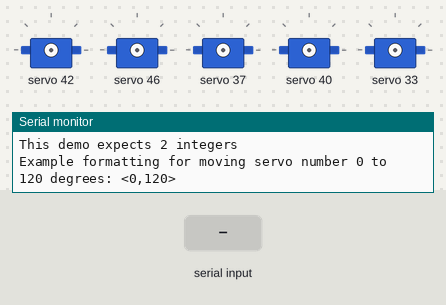
A sketch run on a simulated Arduino Uno, built with avr-gcc and run on an emulated ATmega328P. Shown: 5 × servo, the last lines printed to the serial monitor. The inputs (shaded band) are chosen by the test bench.

Above: at 1.2 s.
1.3 s: "<90,45,200>" received over Serial
2.8 s: "<30,150,10>" received over Serial
4.3 s: "<5>" received over Serial
5.8 s: "<90>" received over Serial
At 6.8 s:
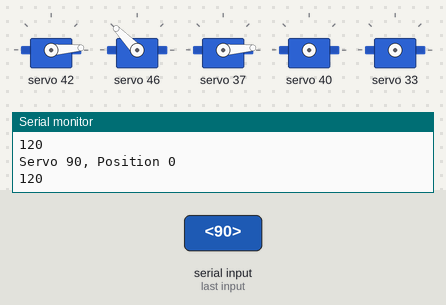
7.3 s: "<200>" received over Serial
8.8 s: "<1,90>" received over Serial
Timing chart, 0 to 11.3 s (numbered marks = the images above; inputs shaded):
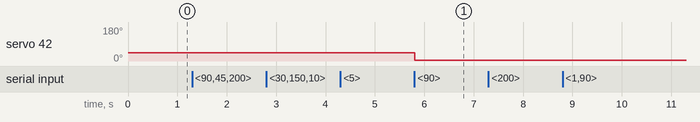

The sketch:

servo_commands.ino
```cpp
/* Example of reading servo number and angle from Serial
   Format for moving servo number 0 to 120 degrees: <0,120>

   The code does not handle situations where the formatting is wrong.
   For example, if no integers provided, it will convert the empty string to int anyway,
   and will default to servo 0 / angle 0.

   Input parsing based on the example here: https://forum.arduino.cc/index.php?topic=396450.0

   Voltage supplied for servos used with this sketch: 6V
*/

#include <Adafruit_PWMServoDriver.h>

#define FREQUENCY 50

// Set the 'minimum' and 'maximum' pulse length count (out of 4096)
#define MG996R_SERVOMIN  140
#define MG996R_SERVOMAX  450
#define JX6221MG_SERVOMIN  120
#define JX6221MG_SERVOMAX  450

// variables for parsing data
const byte numChars = 32;
char receivedChars[numChars];
char tempChars[numChars]; // temporary array for use when parsing
int integerServo = 0;
int integerDegrees = 0;
boolean newData = false;

Adafruit_PWMServoDriver pwm = Adafruit_PWMServoDriver(0x42);

// hand_thumb
int servo_hand_thumb = 0;
int degree_hand_thumb_rest = 180;
int pulse_hand_thumb_min = JX6221MG_SERVOMIN;
int pulse_hand_thumb_max = JX6221MG_SERVOMAX;

// hand_index
int servo_hand_index = 1;
int degree_hand_index_rest = 180;
int pulse_hand_index_min = JX6221MG_SERVOMIN;
int pulse_hand_index_max = JX6221MG_SERVOMAX;

// hand_middle
int servo_hand_middle = 2;
int degree_hand_middle_rest = 160;
int pulse_hand_middle_min = MG996R_SERVOMIN;
int pulse_hand_middle_max = MG996R_SERVOMAX;

// hand_ring
int servo_hand_ring = 3;
int degree_hand_ring_rest = 0;
int pulse_hand_ring_min = MG996R_SERVOMIN;
int pulse_hand_ring_max = MG996R_SERVOMAX;

// hand_pinky
int servo_hand_pinky = 4;
int degree_hand_pinky_rest = 0;
int pulse_hand_pinky_min = MG996R_SERVOMIN;
int pulse_hand_pinky_max = MG996R_SERVOMAX;

// wrist_abduction/adduction
int servo_wrist_abd = 5;
int degree_wrist_abd_rest = 90;
int pulse_wrist_abd_min = JX6221MG_SERVOMIN;
int pulse_wrist_abd_max = JX6221MG_SERVOMAX;

// wrist_flexion/extension
int servo_wrist_flex = 6;
int degree_wrist_flex_rest = 60;
int pulse_wrist_flex_min = JX6221MG_SERVOMIN;
int pulse_wrist_flex_max = JX6221MG_SERVOMAX;


void setup() {
  Serial.begin(9600);
  Serial.println("This demo expects 2 integers");
  Serial.println("Example formatting for moving servo number 0 to 120 degrees: <0,120>");
  Serial.println();

  pwm.begin();
  pwm.setPWMFreq(FREQUENCY);
  delay(10);
}

void loop() {

  receiveWithStartEndMarkers();

  if (newData == true) {
    strcpy(tempChars, receivedChars);
    // this temporary copy is necessary to protect the original data
    // because strtok() used in parseData() replaces the commas with \0
    parseData();
    showParsedData();
    newData = false;

    moveServoTo(integerServo, integerDegrees, pulse_hand_thumb_min, pulse_hand_thumb_max);
  }
}


void moveServoTo(int servonum, int degree, int servomin, int servomax) {
  int pulselen = map(degree, 0, 180, servomin, servomax);
  Serial.println(pulselen);
  pwm.setPWM(servonum, 0, pulselen);
}

void receiveWithStartEndMarkers() {
  static boolean receiveInProgress = false;
  static byte ndx = 0;
  char startMarker = '<';
  char endMarker = '>';
  char rc;

  while (Serial.available() > 0 && newData == false) {
    rc = Serial.read();

    if (receiveInProgress == true) {
      if (rc != endMarker) {
        receivedChars[ndx] = rc;
        ndx++;
        if (ndx >= numChars) {
          ndx = numChars - 1;
        }
      }
      else {
        receivedChars[ndx] = '\0'; // terminate the string
        receiveInProgress = false;
        ndx = 0;
        newData = true;
      }
    }

    else if (rc == startMarker) {
      receiveInProgress = true;
    }
  }
}

void parseData() {
  // split the data into its parts

  char * strtokIndx; // this is used by strtok() as an index

  strtokIndx = strtok(tempChars,",");      // get the first part - the string
  integerServo = atoi(strtokIndx);     // convert this part to an integer

  strtokIndx = strtok(NULL, ",");    // this continues where the previous call left off
  integerDegrees = atoi(strtokIndx);     // convert this part to an integer

}

void showParsedData() {
  Serial.print("Servo ");
  Serial.print(integerServo);
  Serial.print(", Position ");
  Serial.println(integerDegrees);
}
```

Measured:
- after the input at 5.8 s, servo 42: 43° → 4° at once
